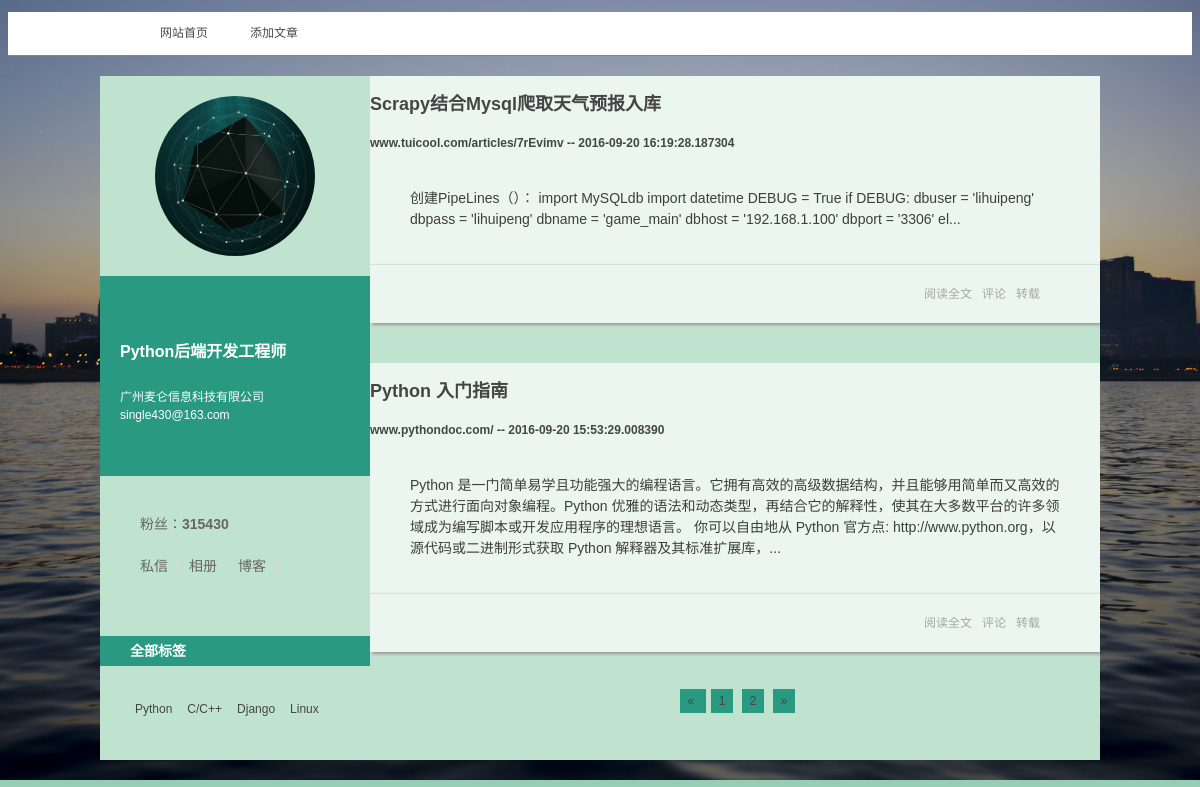
Screenshot of /?page=2 with the database file from the repository.
### function/models.py (models this page shows, shortened)
class Article(db.Model):
    __tablename__ = 'articles'
    id = db.Column(db.Integer, primary_key=True)
    title = db.Column(db.String(255))
    author = db.Column(db.String(100))
    summary = db.Column(db.String(512))
    body = db.Column(db.Text)
    create_time = db.Column(db.DateTime, default=datetime.now)
    tags = db.relationship('Tag',
                           secondary=articles_tags,
                           backref=db.backref('articles', lazy='dynamic'))

### function/views.py (the view)
@app.route('/', methods=['GET', 'POST'])
def index():
    form = PostForm()
    page = request.args.get('page', 1, type=int)
    pagination = Article.query.order_by(Article.id.desc()).paginate(
        page, per_page=current_app.config['FLASKY_POSTS_PER_PAGE'], error_out=False)
    posts = pagination.items
    return render_template('index.html', form=form, posts=posts, pagination=pagination)

### function/utils.py (called while the page is built)
def format_date(date_obj):
    return date_obj.strftime(
        '%b %d,%Y')

### function/templates/index.html (shortened to what this page needs)
<!DOCTYPE html>
<html>
<head>
<link href="{{ url_for('static', filename='css/styles.css', _external=True) }}" rel="stylesheet" type="text/css">
</head>
<body>
<header>
  <nav id="nav">
    <ul>
      <li><a href="/">网站首页</a></li>
      <li><a href="/article/create">添加文章</a></li>
    </ul>
  </nav>
</header>
<div class="mainContent2">
    <aside>
      <div class="avatar">
        <a href="/"><span>Single430</span></a>
      </div>
      <section class="topspaceinfo">
        <h1>Python后端开发工程师</h1>
        <p>广州麦仑信息科技有限公司  single430@163.com</p>
      </section>
      <div class="userinfo">
        <p class="q-fans"> 粉丝：<a href="/" target="_blank">315430</a></p>
        <p class="btns"><a href="/" target="_blank" >私信</a><a href="/" target="_blank">相册</a><a href="/" target="_blank">博客</a></p>
      </div>
      <section class="taglist">
         <h2>全部标签</h2>
         <ul>
           <li><a href="/">Python</a></li>
           <li><a href="/">C/C++</a></li>
           <li><a href="http://python.usyiyi.cn/translate/django_182/index.html">Django</a></li>
           <li><a href="/">Linux</a></li>
        </ul>
      </section>
    </aside>
    <div class="blogitem">
        {% if pagination.items %}
            {% for entry in pagination.items %}
            <article>
                <div class=entry-overview>
                    <h2 class="title"><a href="/article/{{ entry.id }}" target="_blank" >{{ entry.title }}</a></h2>
                    <h4 class="title"><a target="_blank" >{{ entry.author }} -- {{ entry.create_time }}</a></h4>
                    <ul class="text">
                      {% if entry.summary %}
                        <div class=article_description>{{ entry.body | safe | truncate(200, True) }}</div>
                      {% else %}
                        <div class="article_description">无概述...</div>
                      {% endif %}
                    </ul>
                </div>
            <div class="textfoot">
              <a href="/article/{{ entry.id }}">阅读全文</a><a href="/">评论</a><a href="/">转载</a>
            </div>
            </article>
            {% endfor %}
        {% else %}
            <div class="article_description">没有文章...</div>
        {% endif %}
        {% import "_macros.html" as macros %}
        <div class="pagination">
            {{ macros.pagination_widget(pagination, '.index') }}
        </div>
    </div>
 </div>
</body>
</html>

### function/static/css/styles.css (style rules this page uses)
p { display: block; }
ul { list-style: none; }
a { color: #a6a6a6; text-decoration: none; transition: All 1s ease; -webkit-transition: All 1s ease; -moz-transition: All 1s ease; -ms-transition: All 1s ease;-o-transition: All 1s ease; }
.mainContent2 { background: #C0E3CF; width: 1000px; margin: 20px auto; overflow: hidden; }
aside { width: 270px; float: left; }
.avatar { margin: 20px auto; width: 160px; height: 160px; border-radius: 160px; -moz-border-radius: 160px; -webkit-border-radius: 160px; overflow: hidden; }
.avatar a { display: block; padding-top: 97px; width: 160px; height: 63px; background: url(../images/s8.png) no-repeat; background-size: 160px 160px }
.topspaceinfo { background: #299982; padding: 40px 20px; color: #fff }
.topspaceinfo h1 { font-size: 16px; line-height: 40px }
.userinfo { padding: 20px 30px 30px; font-size: 14px; line-height: 28px; color: #666; }
.userinfo a { color: #666 }
.q-fans, .btns a { padding: 0 10px }
.q-fans a { font-weight: bold; }
.btns a { border-right: #dad9d5 1px solid; }
aside section { display: block; overflow: hidden }
aside section h2 { background: #299982; color: #FFF; padding-left: 30px; height: 30px; line-height: 30px; font-size: 14px; }
.taglist ul { padding: 20px 30px; overflow: hidden }
.taglist ul li a { padding: 2px 5px; display: inline-block; float: left; margin-right: 5px; color: #454545; }
header { width: 100%; background: rgba(255,255,255,1); height: 43px; border-bottom: #33A89F 1px solid; }
header nav { margin: 0 auto; width: 1000px; text-align: center; }
header nav ul li { line-height: 43px; display: block }
header nav ul li a { color: #484848; float: left; padding: 0 20px; margin-right: 2px; }
body { font: 12px "����", "Arial Narrow", HELVETICA; color: #3F3E3C; line-height: 1.5; background: url(../images/bg-01.jpg) no-repeat top center #96CEB4; background-size: 100% 100% }
.blogitem { width: 730px; background: rgba(255,255,255,0.7); float: right }
.blogitem article { border-bottom: #C0E3CF 40px solid; }
.title a { color: #454545; }
.text { font-size: 14px; padding: 20px 40px; }
.textfoot { padding: 20px 60px; border-top: 1px solid #dddcdb; text-align: right; box-shadow: #999 2px 2px 3px }
.textfoot a { margin-left: 10px; }
.pagination { padding: 0 60px 25px; background: #C0E3CF; text-align: center }

### rows the page displays
Article: title "Scrapy结合Mysql爬取天气预报入库", author "www.tuicool.com/articles/7rEvimv", create_time "2016-09-20 16:19:28.187304", body "创建PipeLines（）： import MySQLdb import datetime DEBUG = True if DEBUG: dbuser = 'lihuipeng' dbpass = 'lihuipeng' dbname = 'game_main' dbhost = '192.168.1.100' dbport = '3306' el..."
Article: title "Python 入门指南", author "www.pythondoc.com/", create_time "2016-09-20 15:53:29.008390", body "Python 是一门简单易学且功能强大的编程语言。它拥有高效的高级数据结构，并且能够用简单而又高效的方式进行面向对象编程。Python 优雅的语法和动态类型，再结合它的解释性，使其在大多数平台的许多领域成为编写脚本或开发应用程序的理想语言。 你可以自由地从 Python 官方点: http://www.python.org，以源代码或二进制形式获取 Python 解释器及其标准扩展库，..."

### other values shown
{{ p }} "1"
{{ p }} "2"
